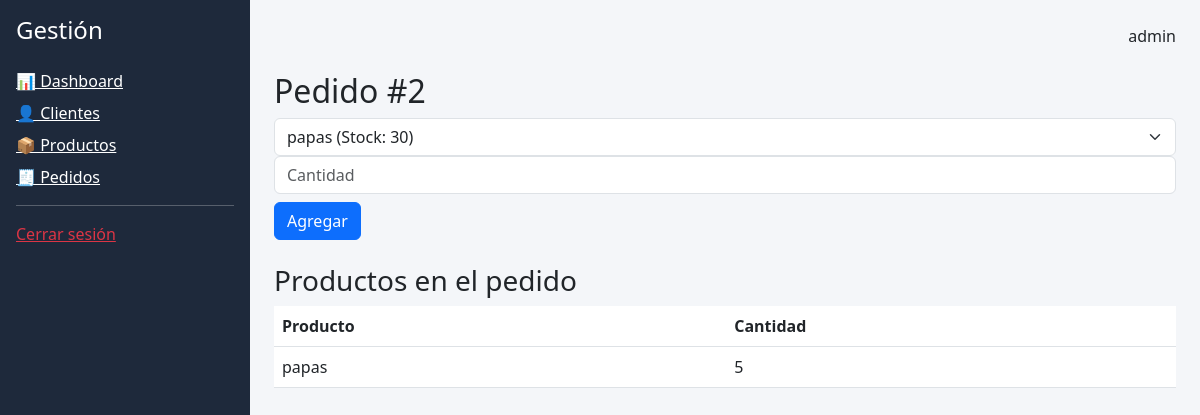
/agregar-productos/2/ (signed in), run on the app's committed database.
### core/models.py (models this page shows, shortened)
class Pedido(models.Model):
    cliente = models.ForeignKey(Cliente, on_delete=models.CASCADE)
    usuario = models.ForeignKey(User, on_delete=models.CASCADE, null=True, blank=True)
    fecha = models.DateTimeField(auto_now_add=True)
    metodo_pago = models

class DetallePedido(models.Model):
    pedido = models.ForeignKey('Pedido', on_delete=models.CASCADE)
    producto = models.ForeignKey('Producto', on_delete=models.CASCADE)
    cantidad = models.IntegerField()
    precio = models.DecimalField(
    max_digits=10,
    decimal_places=2,
    default=0
)

class Producto(models.Model):
    nombre = models.CharField(max_length=100, unique=True)
    precio = models.FloatField()
    stock = models.IntegerField()

### core/views.py (the view, shortened to what this page needs)
# urls.py: path('agregar-productos/<int:pedido_id>/', views.agregar_productos),
@login_required
def agregar_productos(request, pedido_id):
    pedido = get_object_or_404(Pedido, id=pedido_id)
    productos = Producto.objects.all()
    detalles = DetallePedido.objects.filter(pedido=pedido)
    return render(request, 'agregar_productos.html', {
        'pedido': pedido,
        'productos': productos,
        'detalles': detalles
    })

### core/templates/agregar_productos.html (shortened to what this page needs)
{% extends 'base.html' %}
{% block content %}
<h2>Pedido #{{ pedido.id }}</h2>
<form method="POST">
    <select name="producto" class="form-select">
    {% for p in productos %}
        <option value="{{ p.id }}" {% if p.stock == 0 %}disabled{% endif %}>
    {{ p.nombre }} (Stock: {{ p.stock }})
    </option>
    {% endfor %}
    </select>
    <input type="number" name="cantidad" class="form-control mb-2" placeholder="Cantidad">
    <button class="btn btn-primary">Agregar</button>
</form>
<h3 class="mt-4">Productos en el pedido</h3>
<table class="table">
<tr>
    <th>Producto</th>
    <th>Cantidad</th>
</tr>
{% for d in detalles %}
<tr>
    <td>{{ d.producto.nombre }}</td>
    <td>{{ d.cantidad }}</td>
</tr>
{% endfor %}
</table>
{% endblock %}

### core/templates/base.html (shortened to what this page needs)
<!DOCTYPE html>
<html>
<head>
    <link href="https://cdn.jsdelivr.net/npm/bootstrap@5.3.0/dist/css/bootstrap.min.css" rel="stylesheet">
    <link href="https://cdn.jsdelivr.net/npm/bootstrap-icons/font/bootstrap-icons.css" rel="stylesheet">
</head>
<body style="background:#f4f6f9;">
<div class="d-flex">
    <div style="width:250px; background:#1e293b; min-height:100vh;" class="text-white p-3">
        <h4 class="mb-4">Gestión</h4>
        <a href="/dashboard/" class="d-block text-white mb-2">📊 Dashboard</a>
        {% if user.perfil.tipo_usuario == 'admin' %}
        <a href="/clientes/" class="d-block text-white mb-2">👤 Clientes</a>
        <a href="/productos/" class="d-block text-white mb-2">📦 Productos</a>
        {% endif %}
        <a href="/pedidos/" class="d-block text-white mb-2">🧾 Pedidos</a>
        <hr>
        <a href="/logout/" class="text-danger">Cerrar sesión</a>
    </div>
    <div class="flex-grow-1 p-4">
        <div class="d-flex justify-content-between mb-4">
            <span>{{ user.username }}</span>
        </div>
        {% block content %}{% endblock %}
    </div>
</div>
</body>
</html>

### data on the page
Pedido: id "2"
DetallePedido: producto.nombre "papas", cantidad "5"

### other printed values
{{ user.username }} "admin"
form field producto "papas (Stock: 30)"
